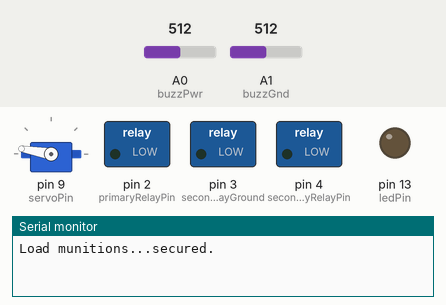
Bench run of a sketch on a simulated Arduino Uno, built with avr-gcc and run on an emulated ATmega328P. Shown: servo, switched loads named in the sketch (green lamp = pin HIGH), output pins drawn as LEDs (lit = HIGH), the last lines printed to the serial monitor. The test bench sets the inputs (shaded band); at power-on: A0 (buzzPwr) = 512, A1 (buzzGnd) = 512.

Above: at 18.2 s.
18.3 s: A0 (buzzPwr) set to 1000
21.3 s: A0 (buzzPwr) set to 1013
24.3 s: A1 (buzzGnd) set to 411
At 26.2 s:
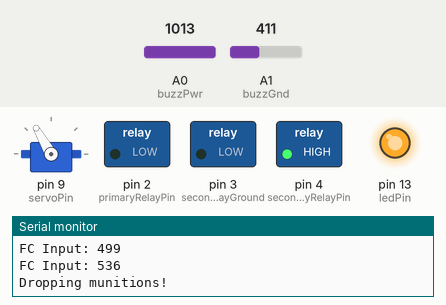
27.3 s: A1 (buzzGnd) set to 383
At 31.2 s:
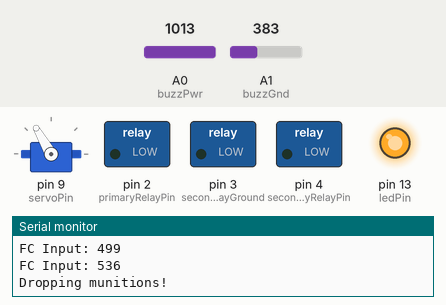
Timing chart, 0 to 32.7 s (numbered marks = the images above; inputs shaded):
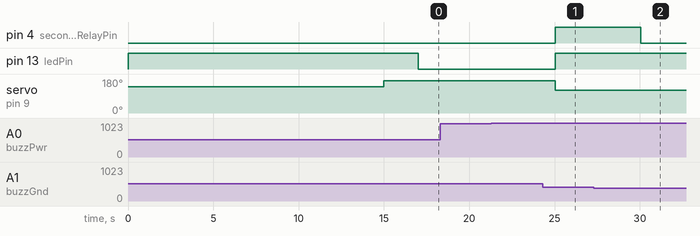

The sketch:

drone_payload_drop.ino
```cpp
/*
   Drone Payload Drop

   TO DO:
   - Test relay & voltage output
   - Setup Arduino for power on drone PDB
   - Install hardware on drone
*/

#include <Servo.h>

Servo clawServo;

const int primaryRelayPin = 2;
const int secondaryRelayGround = 3;
const int secondaryRelayPin = 4;
const int servoPin = 9;
const int ledPin = 13;

const int buzzPwr = A0;
const int buzzGnd = A1;

int triggerVal = 0;

void setup() {
  pinMode(primaryRelayPin, OUTPUT); digitalWrite(primaryRelayPin, LOW);
  pinMode(secondaryRelayGround, OUTPUT); digitalWrite(secondaryRelayGround, LOW);
  pinMode(secondaryRelayPin, OUTPUT); digitalWrite(secondaryRelayPin, LOW);
  pinMode(ledPin, OUTPUT); digitalWrite(ledPin, HIGH);

  Serial.begin(9600);

  delay(10000);

  Serial.print("Load munitions...");
  munitionsSetup();
  Serial.println("secured.");

  digitalWrite(ledPin, LOW);
}

void loop() {
  while (true) {
    triggerVal = triggerCheck();

    if (triggerVal > 500) {
      digitalWrite(ledPin, HIGH);
      munitionsDrop();
      break;
    }
  }

  for (int breakCount = 0; breakCount < 3; ) {
    triggerVal = triggerCheck();
    if (triggerVal < 500) breakCount++;
  }
  digitalWrite(ledPin, LOW);

  while (true) {
    triggerVal = triggerCheck();

    if (triggerVal > 500) {
      digitalWrite(ledPin, HIGH);
      munitionsLaunch();
      digitalWrite(ledPin, LOW);
      break;
    }
  }

  while (true) {
    digitalWrite(ledPin, LOW);
    delay(500);
    digitalWrite(ledPin, HIGH);
    delay(500);
  }
}

int triggerCheck() {
  int buzzPwrVal, buzzGndVal;
  int buzzVal, buzzLoopAvg;
  int loopTotal = 0;
  int loopCount = 0;

  for (unsigned long startTime = millis(); (millis() - startTime) < 2000; ) {
    buzzPwrVal = analogRead(buzzPwr);
    buzzGndVal = analogRead(buzzGnd);
    buzzVal = buzzPwrVal - buzzGndVal;

    loopTotal += buzzVal;
    loopCount++;

    delay(50);
  }
  buzzLoopAvg = loopTotal / loopCount;

  Serial.print("FC Input: ");
  Serial.println(buzzLoopAvg);

  return buzzLoopAvg;
}

void munitionsSetup() {
  clawServo.attach(servoPin);
  clawServo.write(140);
  delay(5000);
  clawServo.write(170);
  delay(2000);
  clawServo.detach();
}

void munitionsDrop() {
  Serial.println("Dropping munitions!");
  digitalWrite(secondaryRelayPin, HIGH);
  // delay(4000);  // Allow time for fuse ignition
  clawServo.attach(servoPin);
  clawServo.write(120); // Close to maximum opened travel range for claw
  delay(2000);
  clawServo.detach();
  delay(3000);
  digitalWrite(secondaryRelayPin, LOW);
}

void munitionsLaunch() {
  Serial.println("Launching munitions!");
  digitalWrite(primaryRelayPin, HIGH);
  delay(5000);
  digitalWrite(primaryRelayPin, LOW);
}
```

Measured:
- the behaviour switches between 400 and 399 on A1 (buzzGnd) (found by bisection; images 1 and 2)
